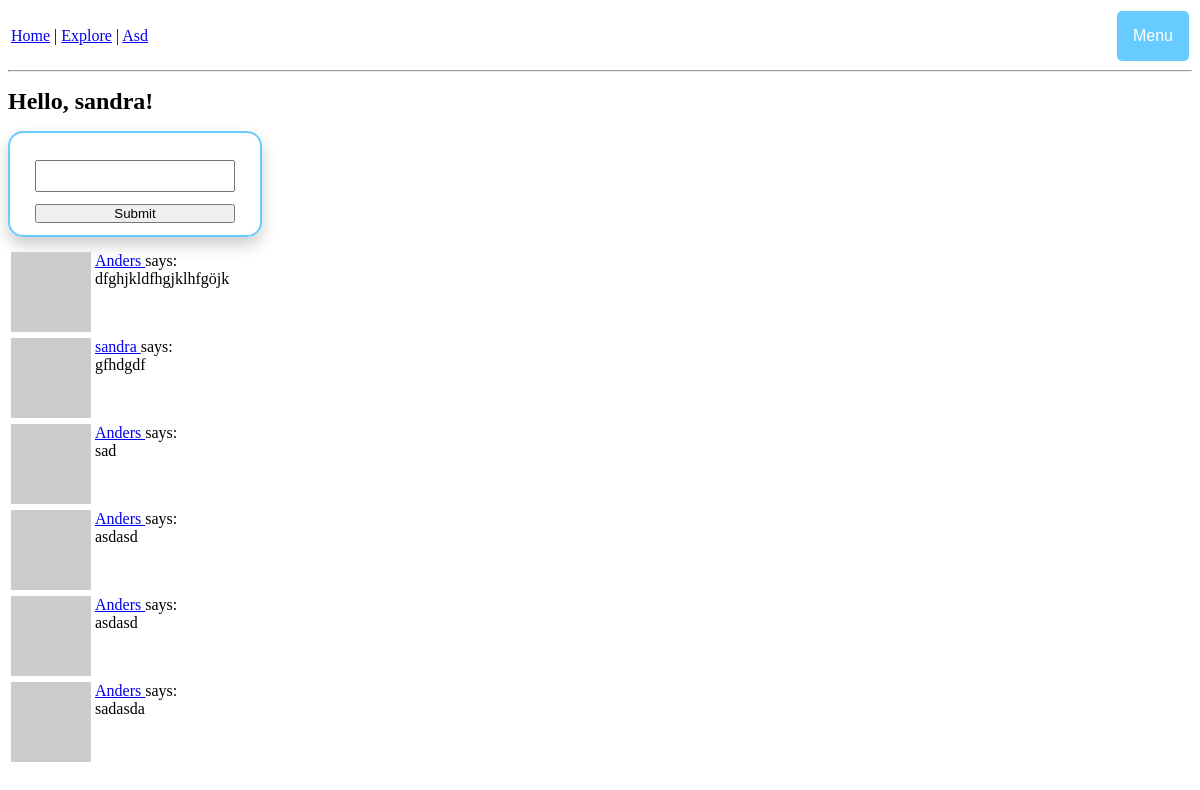
The page /index (signed in) on the database its author committed.
### kurtain/models.py (models this page shows, shortened)
class User(UserMixin, db.Model):
    id = db.Column(db.Integer, primary_key=True)
    username = db.Column(db.String(64), index=True, unique=True)
    email = db.Column(db.String(120), index=True, unique=True)
    password_hash = db.Column(db.String(128))
    posts = db.relationship('Post', backref='author', lazy='dynamic')
    about_me = db.Column(db.String(140))
    last_seen = db.Column(db.DateTime, default=datetime.utcnow)
    followed = db.relationship(
        'User', secondary=followers,
        primaryjoin=(followers.c.follower_id == id),
        secondaryjoin=(followers.c.followed_id == id),
        backref=db.backref('followers', lazy='dynamic'), lazy='dynamic')
    def avatar(self, size):
        digest = md5(self.email.lower().encode('utf-8')).hexdigest()
        return 'https://www.gravatar.com/avatar/{}?d=identicon&s={}'.format(digest, size)
    def followed_posts(self):
        followed = Post.query.join(
            followers, (followers.c.followed_id == Post.user_id)).filter(
                followers.c.follower_id == self.id)
        own = Post.query.filter_by(user_id=self.id)
        return followed.union(own).order_by(Post.timestamp.desc())

class Post(db.Model):
    id = db.Column(db.Integer, primary_key=True)
    body = db.Column(db.String(140))
    timestamp = db.Column(db.DateTime, index=True, default=datetime.utcnow)
    user_id = db.Column(db.Integer, db.ForeignKey('user.id'))

### kurtain/routes.py (the view)
@kurtain.route('/', methods=['GET', 'POST'])
@kurtain.route('/index', methods=['GET', 'POST'])
@login_required
def index():
    form = PostForm()
    if form.validate_on_submit():
        post = Post(body=form.post.data, author=current_user)
        db.session.add(post)
        db.session.commit()
        flash('Posted!')
        return redirect(url_for('index'))
    page = request.args.get('page', 1, type=int)
    posts = current_user.followed_posts().paginate(page, kurtain.config['POSTS_PER_PAGE'], False)
    next_url = url_for('index', page=posts.next_num) \
        if posts.has_next else None
    prev_url = url_for('index', page=posts.prev_num) \
        if posts.has_prev else None
    return render_template('index.html', title='Home', form=form, posts=posts.items, next_url=next_url, prev_url=prev_url)

### kurtain/forms.py
class PostForm(FlaskForm):
    post = TextAreaField('', validators=[DataRequired(), Length(min=1, max=140)])
    submit = SubmitField('Submit')

### kurtain/models.py (called while the page is built)
@login.user_loader
def load_user(id):
    return User.query.get(int(id))

### kurtain/routes.py (called while the page is built)
@kurtain.before_request
def before_request():
    if current_user.is_authenticated:
        current_user.last_seen = datetime.utcnow()
        db.session.commit()

### kurtain/templates/index.html (shortened to what this page needs)
{% extends "base.html" %}
{%block content %}
	{% if form %}
	<h1>Hello, {{ current_user.username }}!</h1>
	<form action=""method="post">
		<p align="center">
			{{ form.post.label }}<br>
			{{ form.post(cols=32, row=4) }}<br>
		</p>
		<p align="center">{{ form.submit() }}</p>
	</form>
	{% endif %}
	{% for post in posts %}
		{% include '_post.html' %}
	{% endfor %}
{%endblock%}

### kurtain/templates/_post.html
<table>
    <tr valign="top">
        <td><img src="{{ post.author.avatar(40) }}"></td>
        <td>
            <a href="{{ url_for('user', username=post.author.username) }}">
                {{ post.author.username }}
            </a>says:<br>{{ post.body }}
        </td>
    </tr>
</table>

### kurtain/static/css/base.css (style rules this page uses)
body { background-color: #FFFFFF; font-family: verdana; font-size: 12px; }
form { border-radius: 15px; border: 2px solid #66ccff; width: 250px; box-shadow: 0px 8px 16px 0px rgba(0,0,0,0.2); }
input { width: 200px; padding: 0px; }
textarea { width: 200px; padding: 0px; resize: none; }

### rows shown on the page
User: username "sandra"
Post: author.username "Anders", body "dfghjkldfhgjklhfgöjk"
Post: author.username "sandra", body "gfhdgdf"
Post: author.username "Anders", body "sad"
Post: author.username "Anders", body "asdasd"
Post: author.username "Anders", body "asdasd"
Post: author.username "Anders", body "sadasda"
